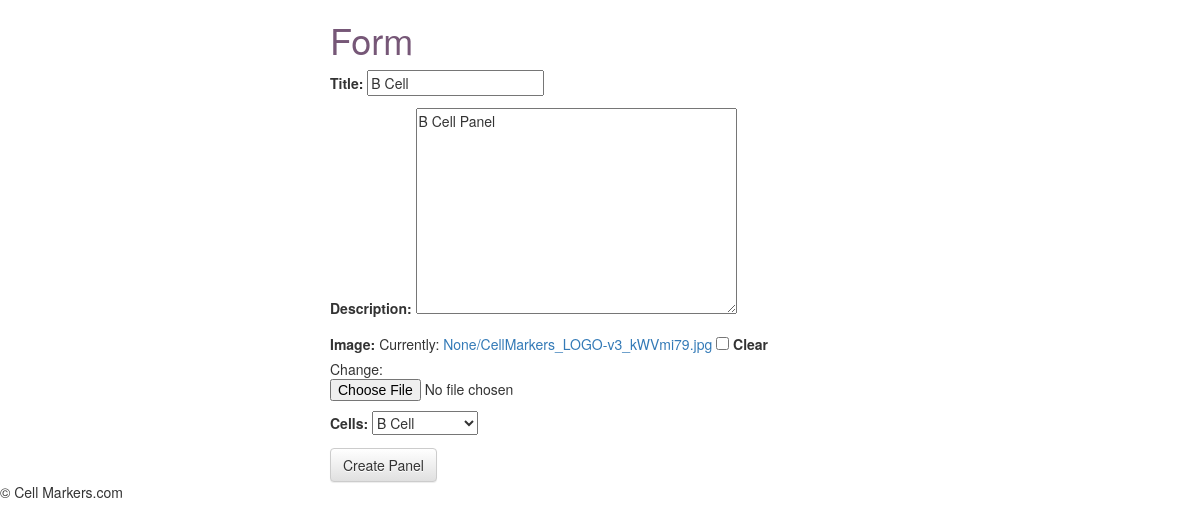
The app's page /panel/b-cell/edit/, older data.
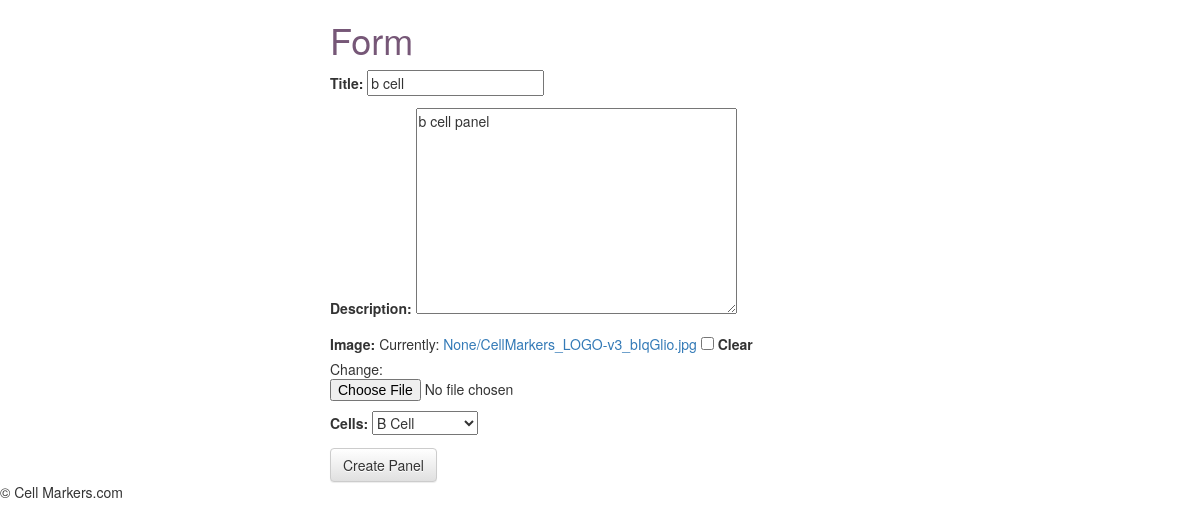
The same page, newer data.
### panel/models.py (models this page shows, shortened)
class panel(models.Model):
	title = models.CharField(max_length = 120)
	slug = models.SlugField(unique=True)
	image = models.ImageField(upload_to=upload_location,
			null=True,
			blank=True,
			width_field="width_field",
			height_field="height_field")
	height_field = models.IntegerField(default=0)
	width_field = models.IntegerField(default=0)
	description = models.TextField()
	updated = models.DateTimeField(auto_now=True, auto_now_add=False)
	timestamp = models.DateTimeField(auto_now=False, auto_now_add=True)
	cells = models.CharField(max_length=50, choices=celltype.cell_types())
	markers = models.CharField(max_length = 120, default=[display[1] for display in ablist.total_t_cell_list()], editable=True)
	class Meta:
		ordering = ["-timestamp", "-updated"]

### panel/views.py (the view)
# urls.py: url(r'^(?P<slug>[\w-]+)/edit/$', panel_update, name="update"),
def panel_update(request, slug=None):
	instance = get_object_or_404(panel, slug=slug)
	form = panelForm(request.POST or None, request.FILES or None, instance=instance)
	if form.is_valid():
		instance = form.save(commit=False)
		instance.save()
		messages.success(request, "Successfully Updated!")
		messages.success(request, "<a href='#'>Item</a> Saved", extra_tags="html_safe")
		return HttpResponseRedirect(instance.get_absolute_url())
	context = {
		"title": instance.title,
		"instance": instance,
		"form":form,
	}
	return render(request, "panel_form.html", context)

### panel/forms.py
class panelForm(forms.ModelForm):
	class Meta:
		model = panel
		fields = [
			"title",
			"description",
			"image",
			"cells",
		]

### templates/panel_form.html
{% extends "base.html" %}
{% block content %}
<div class="col-sm-6 col-sm-offset-3">
<h1> Form </h1>
<form method="POST" action="" enctype="multipart/form-data">{% csrf_token %}
{{ form.as_p }}
<input type="Submit" class='btn btn-default' value="Create Panel" />
</form>
</div>
{% endblock content %}

### templates/base.html (shortened to what this page needs)
{% load staticfiles %}
<!DOCTYPE html>
<html lang="en">
<head>
<link rel="stylesheet" href="https://maxcdn.bootstrapcdn.com/bootstrap/3.3.6/css/bootstrap.min.css">
<link rel="stylesheet" href="https://maxcdn.bootstrapcdn.com/bootstrap/3.3.6/css/bootstrap-theme.min.css">
<link rel='stylesheet' href='{% static "/css/base.css" %}' />
</head>
<body>
<div class="container">
{% block content %}
{% endblock content %}
</div>
<footer>
<p>&copy;  Cell Markers.com</p>
</footer>
</body>
</html>

### static/css/base.css (style rules this page uses)
h1 { color: #765777; }

Row changes from the older to the newer data that the page shows:
removed panel: title "B Cell", description "B Cell Panel", cells "B Cell"
now on this page (row edited): panel: title "b cell", description "b cell panel", cells "B Cell"
Text that changed along with them:
text no longer shown: "Title: Description: Image: Currently: None/CellMarkers_LOGO-v3_kWVmi79.jpg Clear Change: Cells:"
text now shown: "Title: Description: Image: Currently: None/CellMarkers_LOGO-v3_bIqGlio.jpg Clear Change: Cells:"
